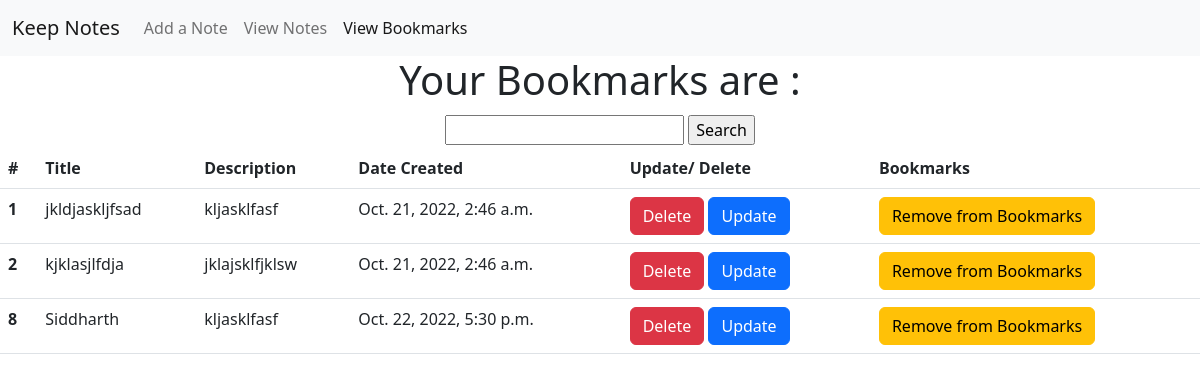
The app's page /viewbookmarks with its own data.
### base/models.py (models this page shows, shortened)
class Addnote(models.Model):
    noteTitle = models.CharField(max_length=30)
    noteDesc = models.TextField(max_length=200)
    time= models.DateTimeField(auto_now_add= True)
    bookmark = models.IntegerField(default=0)

### base/views.py (the view)
# urls.py: path('viewbookmarks',views.viewbookmarks),
def viewbookmarks(request):
    search_input = request.GET.get('search-area') or ""
    allNotes = Addnote.objects.filter(noteTitle__startswith=search_input)
    list={'list': allNotes, 'search_input': search_input}
    return(render(request,'bookmarks.html', list))

### templates/bookmarks.html (shortened to what this page needs)
<!DOCTYPE html>
<html lang="en">
<head>
    <link href="https://cdn.jsdelivr.net/npm/bootstrap@5.2.2/dist/css/bootstrap.min.css" rel="stylesheet"
>
</head>
<body>
    <nav class="navbar navbar-expand-lg bg-light">
        <div class="container-fluid">
            <a class="navbar-brand" href="#">Keep Notes</a>
            <div class="collapse navbar-collapse" id="navbarNav">
                <ul class="navbar-nav">
                    <li class="nav-item">
                        <a class="nav-link" aria-current="page" href="/">Add a Note</a>
                    </li>
                    <li class="nav-item">
                        <a class="nav-link" href="/list">View Notes</a>
                    </li>
                    <li class="nav-item">
                        <a class="nav-link active" href="/viewbookmarks">View Bookmarks</a>
                    </li>
                </ul>
            </div>
        </div>
    </nav>
    <div id="main">
        <h1 style="text-align: center;">Your Bookmarks are : </h1>
        <form method="GET" style="text-align:center; padding: 3px; margin-top: 2px;">
            <input type="text" name="search-area" value="{{search_input}}">
            <input type="submit" value="Search">
        </form>
        <table class="table">
            <thead>
                <tr>
                    <th scope="col">#</th>
                    <th scope="col">Title</th>
                    <th scope="col">Description</th>
                    <th scope="col">Date Created</th>
                    <th scope="col">Update/ Delete</th>
                    <th scope="col">Bookmarks</th>
                </tr>
            </thead>
            <tbody>
                {%for notes in list%}
                {%if notes.bookmark == 1 %}
                <tr>
                    <th scope="row">{{forloop.counter}}</th>
                    <td>{{notes.noteTitle}}</td>
                    <td>{{notes.noteDesc}}</td>
                    <td>{{notes.time}}</td>
                    <td>
                        <a href="delete_note/{{notes.id}}" class="btn btn-danger">Delete</a>
                        <a href="update_note/{{notes.id}}" class="btn btn-primary">Update</a>
                    </td>
                    <td><a href="/updatebookmarks/{{notes.id}}" class="btn btn-warning">Remove from Bookmarks</a></td>
                </tr>
                {%endif%}
                {%endfor%}
            </tbody>
        </table>
    </div>
</body>
</html>

### records on screen
Addnote: noteTitle "jkldjaskljfsad", noteDesc "kljasklfasf", time "Oct. 21, 2022, 2:46 a.m."
Addnote: noteTitle "kjklasjlfdja", noteDesc "jklajsklfjklsw", time "Oct. 21, 2022, 2:46 a.m."
Addnote: noteTitle "Siddharth", noteDesc "kljasklfasf", time "Oct. 22, 2022, 5:30 p.m."
